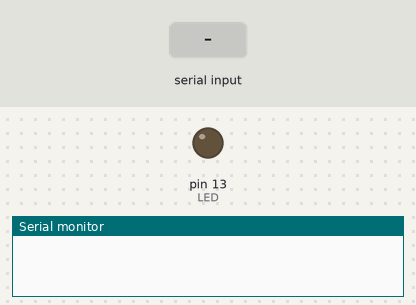
Bench run of a sketch on a simulated Arduino Uno, built with avr-gcc and run on an emulated ATmega328P. Shown: output pins drawn as LEDs (lit = HIGH), the last lines printed to the serial monitor. Inputs (shaded band) come from the test bench.

Above: at 1.2 s.
1.3 s: "1" received over the second serial link
At 2.1 s:
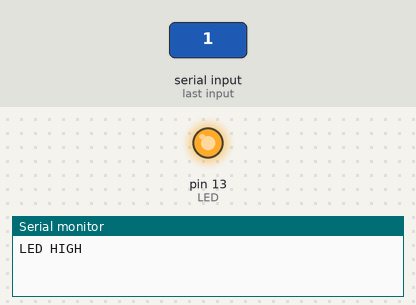
2.8 s: "0" received over the second serial link
At 3.2 s:
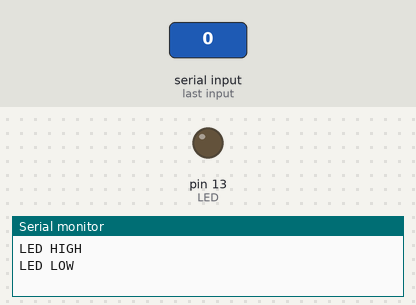
Timing chart, 0 to 5.8 s (numbered marks = the images above; inputs shaded):
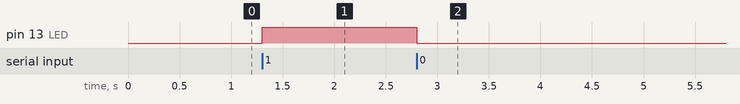

The sketch:

Bluetooth_sppC_LED_Toggle.ino
```cpp
// Code Referenced From: //http://educ8s.tv/arduino-bluetooth-tutorial//
// Toggles the onboard LED.
// Tested with "Arduino Bluetooth Controller" app by Giumig Apps

#include <SoftwareSerial.h>

char LEDtoggle;
int  LED = 13;
int RX = 4;
int TX = 2;

SoftwareSerial BTserial(RX, TX);

void setup(){
  Serial.begin(9600);
  pinMode(LED, OUTPUT);
  BTserial.begin(9600);
}

void loop(){
  while (!BTserial.available());

  LEDtoggle = BTserial.read();

  if (LEDtoggle == '1'){
    Serial.println("LED HIGH");
    digitalWrite(LED, HIGH);
  }

  else{
    Serial.println("LED LOW");
    digitalWrite(LED, LOW);
  }

} // loop()
```

Measured:
- after the input at 1.3 s, pin 13 (LED): LOW → HIGH at once
- after the input at 2.8 s, pin 13 (LED): HIGH → LOW at once
